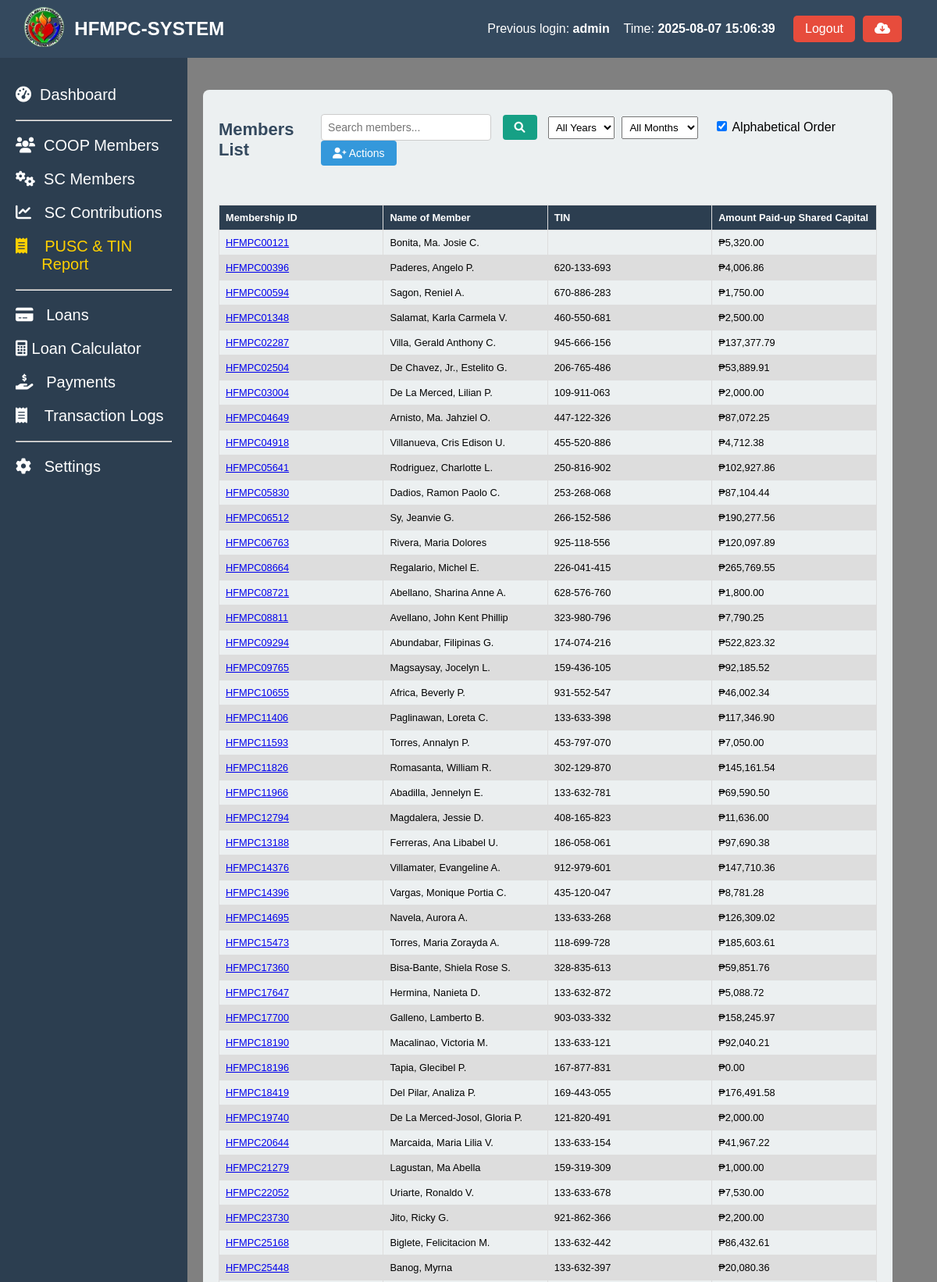
/coop_members_pusc_tin.php (signed in, upper part), run on the app's committed database.
### tables this page shows
CREATE TABLE `coop_members` (
  `coop_id` int(50) NOT NULL AUTO_INCREMENT,
  `membership_id` varchar(50) NOT NULL,
  `name_of_member` varchar(255) NOT NULL,
  `contact_number` varchar(20) NOT NULL,
  `tin` varchar(15) NOT NULL,
  `date_accepted` date NOT NULL,
  `bod_resolution` varchar(50) NOT NULL,
  `type_of_membership` varchar(50) NOT NULL,
  `shares_subscribed` decimal(10,2) NOT NULL,
  `amount_subscribed` decimal(10,2) NOT NULL,
  `initial_paid_up` decimal(10,2) NOT NULL,
  `address` text NOT NULL,
  `date_of_birth` date NOT NULL,
  `age` int(11) NOT NULL,
  `gender` varchar(20) DEFAULT NULL,
  `civil_status` varchar(50) DEFAULT NULL,
  `occupation` varchar(100) NOT NULL,
  `number_of_dependents` int(11) NOT NULL,
  `religious` varchar(100) NOT NULL,
  `annual_income` decimal(10,2) NOT NULL,
  `date_terminated` date DEFAULT NULL,
  `educational_attainment` varchar(50) DEFAULT NULL,
  `status` int(5) NOT NULL,
  `remarks` varchar(10) NOT NULL,
  `created_at` timestamp NOT NULL DEFAULT current_timestamp(),
  PRIMARY KEY (`coop_id`)
);

### coop_members_pusc_tin.php (the view, shortened to what this page needs)
<?php
include 'header.php';
include 'sidebar.php';
?>
<link rel="stylesheet" href="assets/coop_members_shared_capitals.css">
<link rel="stylesheet" href="assets/message.css">
<main class="content-member">
  <section class="stats-member">
    <div class="card-member">
      <div class="card-header-member">
        <h2>Members List</h2>
        <div class="actions">
           <input type="text" id="search-bar" placeholder="Search members..." oninput="searchTable()">
            <button class="search-btn" onclick="searchTable()">
                <i class="fas fa-search"></i>
            </button>
            <div class="filter-controls" style="display: inline-block; margin: 0 10px;">
              <select id="filter-year" style="padding: 5px; margin-right: 5px;">
                <option value="">All Years</option>
              </select>
              <select id="filter-month" style="padding: 5px; margin-right: 5px;">
                <option value="">All Months</option>
              </select>
              <label style="margin-left: 10px;">
                <input type="checkbox" id="alphabetical-sort" checked> Alphabetical Order
              </label>
            </div>
            <div class="dropdown">
              <button class="add-btn" onclick="toggleDropdown()">
                  <i class="fas fa-user-plus"></i> Actions
              </button>
            </div>
        </div>
      </div>
      <div style="overflow-x:auto;">
        <table id="member-table">
          <thead>
            <tr>
              <th>Membership ID</th>
              <th>Name of Member</th>
              <th>TIN</th>
              <th>Amount Paid-up Shared Capital</th>
            </tr>
          </thead>
          <tbody>
            <?php
            $sql = "SELECT cm.coop_id, cm.membership_id, cm.name_of_member, cm.tin,
                           COALESCE(SUM(sca.amount), 0) AS total_contribution
                    FROM coop_members cm
                    LEFT JOIN shared_capital_amount sca ON cm.membership_id = sca.membership_id
                    WHERE cm.remarks IS NULL OR cm.remarks != 'Deleted'
                    GROUP BY cm.membership_id, cm.name_of_member, cm.tin, cm.coop_id";
            $result = $conn->query($sql);
            if ($result->num_rows > 0) {
                while ($row = $result->fetch_assoc()) {
                  echo "<tr>";
                  echo "<td><a href='coop_members_profile.php?id=" . htmlspecialchars($row['membership_id']) . "'>" . htmlspecialchars($row['membership_id']) . "</a></td>";
                  echo "<td>" . htmlspecialchars($row['name_of_member']) . "</td>";
                  echo "<td>" . htmlspecialchars($row['tin']) . "</td>";
                  echo "<td>₱" . number_format($row['total_contribution'], 2) . "</td>";
                  echo "</tr>";
                }
            } else {
                echo "<tr><td colspan='4'>No members found</td></tr>";
            }
            ?>
          </tbody>
        </table>
      </div>
    </div>
  </section>
</main>

### header.php (shortened to what this page needs)
<?php
include 'config/config.php';
$previous_user = null;
$sql_prev = "SELECT id, username, login_time FROM login_activity ORDER BY login_time DESC LIMIT 1 OFFSET 1";
$result_prev = $conn->query($sql_prev);
if ($result_prev->num_rows > 0) {
    $previous_user = $result_prev->fetch_assoc();
}
?>
<!DOCTYPE html>
<html lang="en">
<head>
  <link rel="stylesheet" href="https://cdnjs.cloudflare.com/ajax/libs/font-awesome/6.0.0-beta3/css/all.min.css">
  <link rel="stylesheet" href="assets/styles.css">
</head>
<body>
<header class="header">
  <div class="header-content">
    <div class="dashboard-left">
      <a href="index.php"><img src="logo.png" alt="Logo" class="dashboard-logo" width="20%"></a>
      <h1> HFMPC-SYSTEM</h1>
    </div>
    <div class="admin-info">
      <?php if ($previous_user): ?>
        <div class="previous-login-info" style="text-align: right; display: flex; justify-content: space-between;">
          <p>Previous login: <strong><?php echo htmlspecialchars($previous_user['username']); ?></strong></p> &nbsp&nbsp&nbsp&nbsp
          <p>Time: <strong><?php echo htmlspecialchars($previous_user['login_time']); ?></strong></p>&nbsp&nbsp&nbsp
        </div>
      <?php else: ?>
        <p class="previous-login-info">No previous login records found.</p>
      <?php endif; ?>
      <button class="logout-btn" onclick="confirmLogout();">Logout</button>
      <form method="post" action="backup.php" onsubmit="return confirmBackup();">
          <button class="logout-btn" type="submit" name="backup"><i class="fas fa-cloud-download-alt"></i></button>
      </form>
    </div>
  </div>
</header>
</body>
</html>

### assets/styles.css (style rules this page uses)
body { font-family: Arial, sans-serif; margin: 0; height: 100vh; display: flex; flex-direction: column; }
header { background-color: #34495e; color: white; padding: 5px; width: 100%; display: flex; justify-content: space-between; align-items: center; position: fixed; z-index: 10; }
header h1 { font-size: 24px; }
.header-content { display: flex; justify-content: space-between; width: 100%; padding-right: 50px; padding-left: 20px; }
.admin-info { display: flex; align-items: center; gap: 10px; }
.logout-btn { background-color: #e74c3c; color: white; border: none; padding: 8px 15px; cursor: pointer; font-size: 16px; border-radius: 5px; }
.logout-btn { background-color: #e74c3c; color: white; border: none; padding: 8px 15px; cursor: pointer; }
.dashboard-left { display: flex; align-items: center; gap: 10px; }
.dashboard-logo { height: 60px; width: auto; object-fit: contain; }

### assets/coop_members_shared_capitals.css (style rules this page uses)
.content-member { background-color: gray; margin-left: 150px; padding: 100px; margin-top: 5px; flex-grow: 1; height: 100vh; overflow-y: auto; position: relative; }
.stats-member { display: flex; justify-content: space-between; margin-top: 10px; width: 105%; }
.card-member { background-color: #ecf0f1; border-radius: 8px; padding: 20px; width: 100%; margin-left: 10px; position:relative; }
.card-member h2 { font-size: 22px; color: #34495e; }
table { font-family: arial, sans-serif; border-collapse: collapse; width: 100%; table-layout: fixed; font-size: 80%; }
th { background-color: #2c3e50; color: white; }
td, th { border: 1px solid #dddddd; text-align: left; padding: 8px; word-wrap: break-word; white-space: normal; max-width: 150px; overflow: hidden; text-overflow: ellipsis; }
tr:nth-child(even) { background-color: #dddddd; }
.card-header-member { display: flex; justify-content: space-between; align-items: center; margin-bottom: 20px; }
.add-btn { padding: 8px 15px; font-size: 14px; color: white; background-color: #3498db; border: none; border-radius: 4px; cursor: pointer; }
form { display: flex; flex-direction: column; }
#search-bar { padding: 8px; font-size: 14px; width: 200px; border: 1px solid #ccc; border-radius: 4px; }
.search-btn { padding: 8px 15px; font-size: 14px; color: white; background-color: #16a085; border: none; border-radius: 4px; cursor: pointer; margin-left: 10px; }
.dropdown { position: relative; display: inline-block; }

### data on the page
coop_members: membership "HFMPC00121", name_of_member "Bonita, Ma. Josie C.", total_contribution "5,320.00"
coop_members: membership "HFMPC00396", name_of_member "Paderes, Angelo P.", tin "620-133-693", total_contribution "4,006.86"
coop_members: membership "HFMPC00594", name_of_member "Sagon, Reniel A.", tin "670-886-283", total_contribution "1,750.00"
coop_members: membership "HFMPC01348", name_of_member "Salamat, Karla Carmela V.", tin "460-550-681", total_contribution "2,500.00"
coop_members: membership "HFMPC02287", name_of_member "Villa, Gerald Anthony C.", tin "945-666-156", total_contribution "137,377.79"
coop_members: membership "HFMPC02504", name_of_member "De Chavez, Jr., Estelito G.", tin "206-765-486", total_contribution "53,889.91"
coop_members: membership "HFMPC03004", name_of_member "De La Merced, Lilian P.", tin "109-911-063", total_contribution "2,000.00"
coop_members: membership "HFMPC04649", name_of_member "Arnisto, Ma. Jahziel O.", tin "447-122-326", total_contribution "87,072.25"
coop_members: membership "HFMPC04918", name_of_member "Villanueva, Cris Edison U.", tin "455-520-886", total_contribution "4,712.38"
coop_members: membership "HFMPC05641", name_of_member "Rodriguez, Charlotte L.", tin "250-816-902", total_contribution "102,927.86"
coop_members: membership "HFMPC05830", name_of_member "Dadios, Ramon Paolo C.", tin "253-268-068", total_contribution "87,104.44"
coop_members: membership "HFMPC06512", name_of_member "Sy, Jeanvie G.", tin "266-152-586", total_contribution "190,277.56"
coop_members: membership "HFMPC06763", name_of_member "Rivera, Maria Dolores", tin "925-118-556", total_contribution "120,097.89"
coop_members: membership "HFMPC08664", name_of_member "Regalario, Michel E.", tin "226-041-415", total_contribution "265,769.55"
coop_members: membership "HFMPC08721", name_of_member "Abellano, Sharina Anne A.", tin "628-576-760", total_contribution "1,800.00"
coop_members: membership "HFMPC08811", name_of_member "Avellano, John Kent Phillip", tin "323-980-796", total_contribution "7,790.25"
coop_members: membership "HFMPC09294", name_of_member "Abundabar, Filipinas G.", tin "174-074-216", total_contribution "522,823.32"
coop_members: membership "HFMPC09765", name_of_member "Magsaysay, Jocelyn L.", tin "159-436-105", total_contribution "92,185.52"
coop_members: membership "HFMPC10655", name_of_member "Africa, Beverly P.", tin "931-552-547", total_contribution "46,002.34"
coop_members: membership "HFMPC11406", name_of_member "Paglinawan, Loreta C.", tin "133-633-398", total_contribution "117,346.90"
coop_members: membership "HFMPC11593", name_of_member "Torres, Annalyn P.", tin "453-797-070", total_contribution "7,050.00"
coop_members: membership "HFMPC11826", name_of_member "Romasanta, William R.", tin "302-129-870", total_contribution "145,161.54"
coop_members: membership "HFMPC11966", name_of_member "Abadilla, Jennelyn E.", tin "133-632-781", total_contribution "69,590.50"
coop_members: membership "HFMPC12794", name_of_member "Magdalera, Jessie D.", tin "408-165-823", total_contribution "11,636.00"
coop_members: membership "HFMPC13188", name_of_member "Ferreras, Ana Libabel U.", tin "186-058-061", total_contribution "97,690.38"
coop_members: membership "HFMPC14376", name_of_member "Villamater, Evangeline A.", tin "912-979-601", total_contribution "147,710.36"
coop_members: membership "HFMPC14396", name_of_member "Vargas, Monique Portia C.", tin "435-120-047", total_contribution "8,781.28"
coop_members: membership "HFMPC14695", name_of_member "Navela, Aurora A.", tin "133-633-268", total_contribution "126,309.02"
coop_members: membership "HFMPC15473", name_of_member "Torres, Maria Zorayda A.", tin "118-699-728", total_contribution "185,603.61"
coop_members: membership "HFMPC17360", name_of_member "Bisa-Bante, Shiela Rose S.", tin "328-835-613", total_contribution "59,851.76"
coop_members: membership "HFMPC17647", name_of_member "Hermina, Nanieta D.", tin "133-632-872", total_contribution "5,088.72"
coop_members: membership "HFMPC17700", name_of_member "Galleno, Lamberto B.", tin "903-033-332", total_contribution "158,245.97"
coop_members: membership "HFMPC18190", name_of_member "Macalinao, Victoria M.", tin "133-633-121", total_contribution "92,040.21"
coop_members: membership "HFMPC18196", name_of_member "Tapia, Glecibel P.", tin "167-877-831", total_contribution "0.00"
coop_members: membership "HFMPC18419", name_of_member "Del Pilar, Analiza P.", tin "169-443-055", total_contribution "176,491.58"
coop_members: membership "HFMPC19740", name_of_member "De La Merced-Josol, Gloria P.", tin "121-820-491", total_contribution "2,000.00"
coop_members: membership "HFMPC20644", name_of_member "Marcaida, Maria Lilia V.", tin "133-633-154", total_contribution "41,967.22"
coop_members: membership "HFMPC21279", name_of_member "Lagustan, Ma Abella", tin "159-319-309", total_contribution "1,000.00"
coop_members: membership "HFMPC22052", name_of_member "Uriarte, Ronaldo V.", tin "133-633-678", total_contribution "7,530.00"
coop_members: membership "HFMPC23730", name_of_member "Jito, Ricky G.", tin "921-862-366", total_contribution "2,200.00"
coop_members: membership "HFMPC25168", name_of_member "Biglete, Felicitacion M.", tin "133-632-442", total_contribution "86,432.61"
coop_members: membership "HFMPC25448", name_of_member "Banog, Myrna", tin "133-632-397", total_contribution "20,080.36"

### other printed values
$previous_user['username'] "admin"
$previous_user['login_time'] "2025-08-07 15:06:39"
